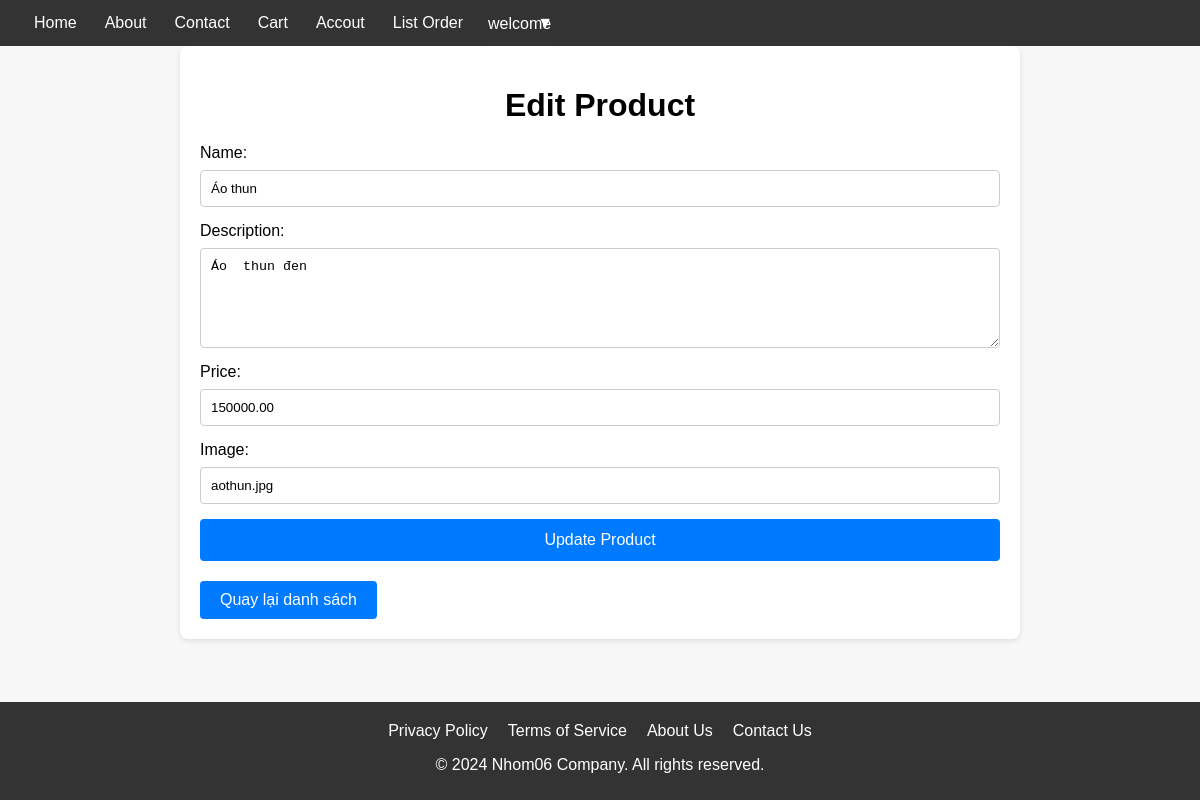
The page /index.php?action=edit&id=3 (signed in) on the database its author committed.
### tables this page shows
CREATE TABLE `products` (
  `ProductID` int(11) NOT NULL,
  `Name` varchar(255) NOT NULL,
  `Description` text DEFAULT NULL,
  `Price` decimal(10,2) NOT NULL,
  `Image` varchar(255) DEFAULT NULL,
  `CategoryID` varchar(5) DEFAULT NULL
);

### controllers/HomeController.php (called while the page is built, shortened)
<?php
require_once 'models/ProductModel.php';
class HomeController {
    public $productModel;
    public function __construct($db) {
        $this->productModel = new ProductModel($db);
    }
    public function editProduct($productId) {
        $product = $this->productModel->getProductById($productId);
        include 'edit_product.php';
    }
}

### models/ProductModel.php (called while the page is built, shortened)
<?php
class ProductModel {
    private $db;
    public function __construct($db) {
        $this->db = $db;
    }
    public function getProductById($productId) {
        $query = "SELECT * FROM Products WHERE ProductID = :productId";
        $stmt = $this->db->prepare($query);
        $stmt->bindParam(':productId', $productId);
        $stmt->execute();
        return $stmt->fetch(PDO::FETCH_ASSOC);
    }
}

### edit_product.php (the view, shortened to what this page needs)
<?php
include 'header.php';
?>
<!DOCTYPE html>
<html lang="en">
<head>
</head>
<body>
    <div class="container">
        <h1>Edit Product</h1>
        <form method="POST" action="">
            <label for="name">Name:</label>
            <input type="text" id="name" name="name" value="<?php echo $product['Name']; ?>" required>
            <label for="description">Description:</label>
            <textarea id="description" name="description" rows="5" required><?php echo $product['Description']; ?></textarea>
            <label for="price">Price:</label>
            <input type="text" id="price" name="price" value="<?php echo $product['Price']; ?>" required>
            <label for="image">Image:</label>
            <input type="text" id="image" name="image" value="<?php echo $product['Image']; ?>" required>
            <input type="submit" value="Update Product">
        </form>
        <a href="index.php?" class="btn btn-back">Quay lại danh sách</a>
    </div>
</body>
</html>
<?php
include 'footer.php';
?>

### header.php (style rules this page uses)
body { font-family: Arial, sans-serif; margin: 0; padding: 20px; background-color: #f7f7f7; }
h1 { text-align: center; margin-bottom: 20px; }

### edit_product.php (style rules this page uses)
body { font-family: Arial, sans-serif; margin: 0; padding: 0; background-color: #f7f7f7; }
.container { max-width: 800px; margin: 0 auto; background-color: #fff; padding: 20px; border-radius: 8px; box-shadow: 0 2px 5px rgba(0,0,0,0.1); }
h1 { text-align: center; margin-bottom: 20px; }
form { display: flex; flex-direction: column; }
label { margin-bottom: 8px; }
input[type="text"], textarea { padding: 10px; margin-bottom: 15px; border: 1px solid #ccc; border-radius: 4px; box-sizing: border-box; width: 100%; }
textarea { resize: vertical; height: 100px; }
input[type="submit"] { background-color: #007bff; color: white; border: none; border-radius: 4px; padding: 12px 20px; cursor: pointer; font-size: 16px; }
.btn-back { display: inline-block; background-color: #dc3545; color: white; padding: 10px 20px; border-radius: 4px; text-decoration: none; margin-top: 20px; }
.btn-back { background-color: #007bff; color: #fff; padding: 10px 20px; border-radius: 4px; text-decoration: none; }

### rows shown on the page
products: name "Áo thun", description "Áo thun đen", price "150000.00", image "aothun.jpg"
